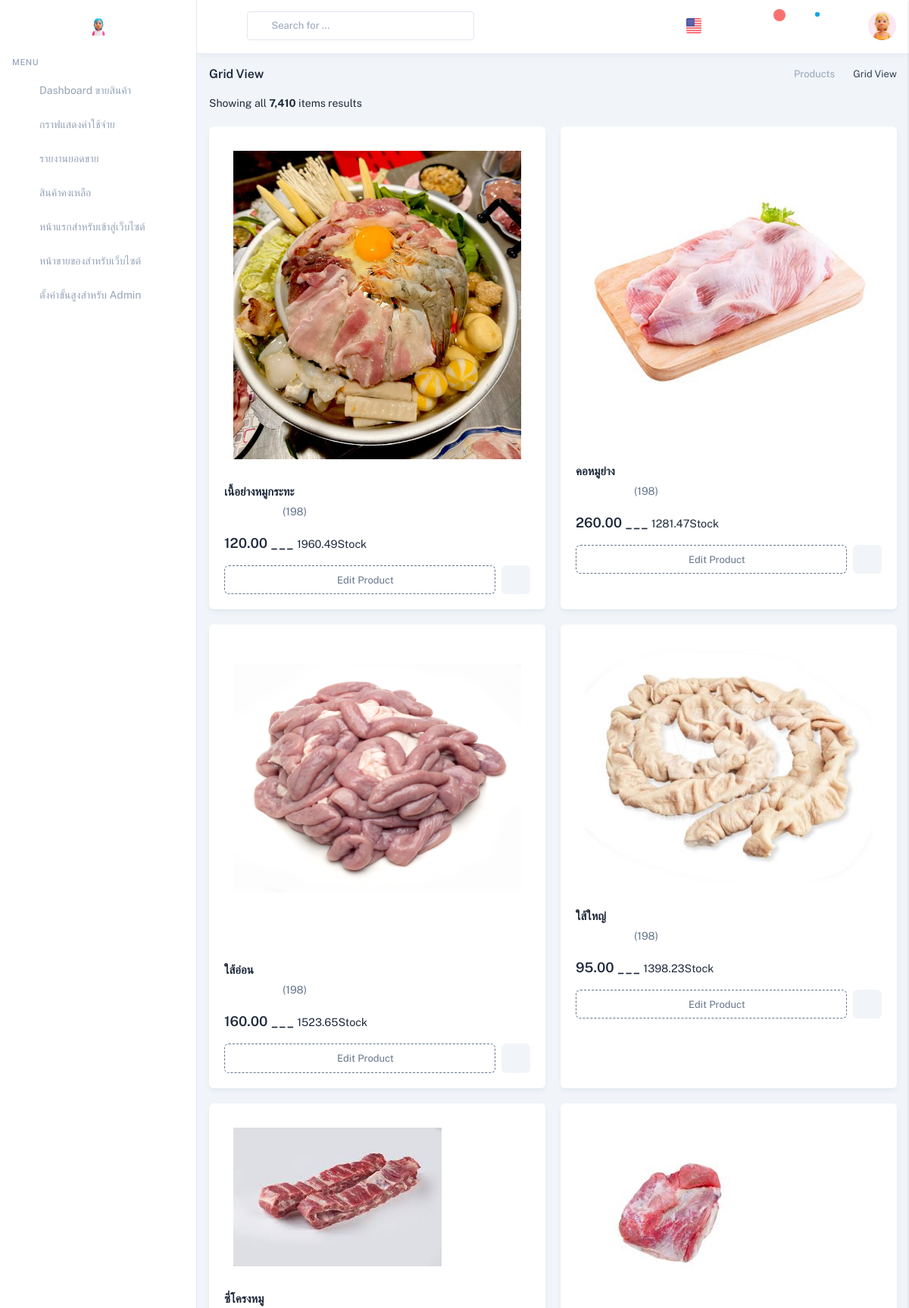
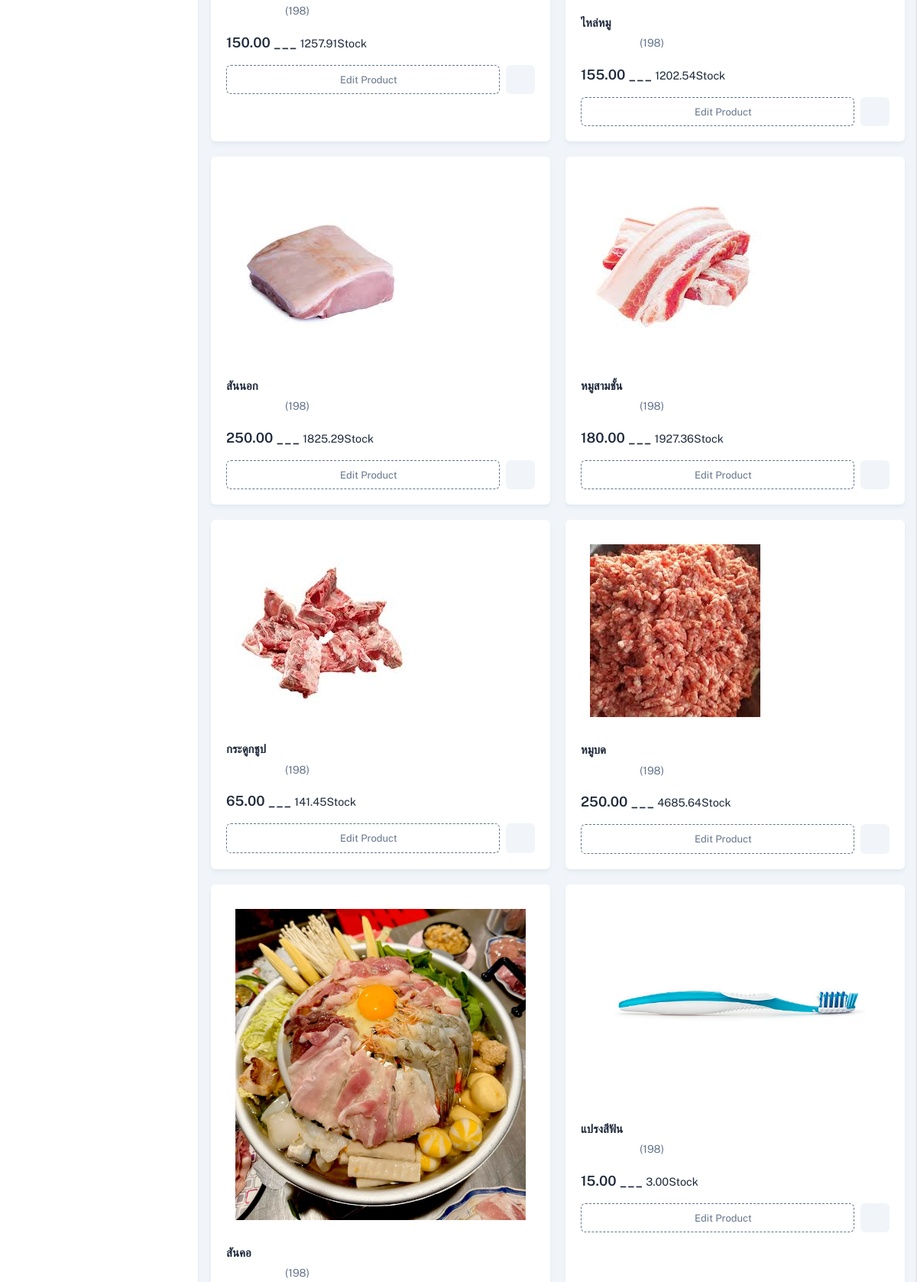
/ProductPreview/ (signed in, upper part), run on the app's committed database (2 pictures, top to bottom).
### productapp/models.py (models this page shows, shortened)
class Product1(models.Model):
    category = models.ForeignKey(Category, on_delete=models.CASCADE,null=True)  # เชื่อมโยงกับ Category
    name = models.CharField(max_length=100)  # ชื่อสินค้า
    description = models.TextField(max_length=500)
    price = models.DecimalField(max_digits=10, decimal_places=2)
    stock = models.DecimalField(max_digits=10, decimal_places=2)
    is_trending = models.BooleanField(default=False)
    image = models.ImageField(upload_to="product")
    profitprice = models.DecimalField(max_digits=10, decimal_places=2)
    created_at = models.DateTimeField(auto_now_add=True)  # วันที่เพิ่ม
    updated_at = models.DateTimeField(auto_now=True)      # วันที่แก้ไข
    barcode = models.IntegerField()

### DashboardUser/views.py (the view)
@login_required(login_url='/login_cover/')
@user_passes_test(is_special_admin,login_url='/eror404/')
def ProductPreview(request):
    ProductStock = Product1.objects.filter(stock__lt=10).values("id", "name", "stock","updated_at")
    Products = Product1.objects.filter(is_trending=True)
    filter2 = Category.objects.all()
    category_id = request.GET.get('category', None)
    min_price = request.GET.get('min_price', None)
    max_price = request.GET.get('max_price', None)
    sort_by = request.GET.get('sort', 'default')
    print(f"🟢 Category ID: {category_id}, Min Price: {min_price}, Max Price: {max_price}, Sort: {sort_by}")
    products = Product1.objects.all()
    ProductStock = Product1.objects.filter(stock__lt=10).values("id", "name", "stock","updated_at")
    total_product_count = Product1.objects.filter(stock__lt=10).count()
    print ("การนับข้อมูล",total_product_count);
    if category_id and category_id.isdigit():
        products = products.filter(category_id=int(category_id))
        print(f"✅ Filtered by Category ({category_id}): {products.count()} items found")
    try:
        if min_price:
            min_price = float(min_price)
            products = products.filter(price__gte=min_price)
            print(f"✅ Filtered by Min Price ({min_price}): {products.count()} items found")
        if max_price:
            max_price = float(max_price)
            products = products.filter(price__lte=max_price)
            print(f"✅ Filtered by Max Price ({max_price}): {products.count()} items found")
    except ValueError:
        print("⚠️ Warning: ราคาไม่ใช่ตัวเลขที่ถูกต้อง")
    if sort_by == 'highest':
        products = products.order_by('-price')  # ราคาสูงไปต่ำ
        print("✅ Sorted by Highest Price")
    elif sort_by == 'lowest':
        products = products.order_by('price')  # ราคาต่ำไปสูง
        print("✅ Sorted by Lowest Price")
    elif sort_by == 'newest':
        products = products.order_by('-created_at')  # สินค้าใหม่สุด
        print("✅ Sorted by Newest")
    print(f"🔵 Total Products After Filtering: {products.count()}")
    return render(request, "ProductPreview.html", {
        "Products": Products,  # ✅ สินค้ายอดนิยม
        "products": products,  # ✅ สินค้าทั้งหมด (ที่ถูกกรองแล้ว)
        "filter1": Product1.objects.all(),  # ✅ ข้อมูลสินค้าทั้งหมด
        "filter2": filter2,    # ✅ หมวดหมู่ทั้งหมด
        "categories": Category.objects.all(),  # ✅ หมวดหมู่ทั้งหมด (อีกตัว)
        "ProductStock":ProductStock,
        "total_product_count":total_product_count,
    })

### DashboardUser/views.py (called while the page is built)
def is_special_admin(user):
    print(f"Checking access for: {user}")
    print(f"User Authenticated: {user.is_authenticated}")
    print(f"User Groups: {user.groups.all()}")
    return user.is_authenticated and user.groups.filter(name='SpecialAdmin').exists()

### DashboardUser/templates/ProductPreview.html (shortened to what this page needs)
{% extends "LayoutDashbords.html"%}
{% load humanize %}
{% load static %}
{% block content%}
<div class="relative min-h-screen group-data-[sidebar-size=sm]:min-h-sm">
    <div class="group-data-[sidebar-size=lg]:ltr:md:ml-vertical-menu group-data-[sidebar-size=lg]:rtl:md:mr-vertical-menu group-data-[sidebar-size=md]:ltr:ml-vertical-menu-md group-data-[sidebar-size=md]:rtl:mr-vertical-menu-md group-data-[sidebar-size=sm]:ltr:ml-vertical-menu-sm group-data-[sidebar-size=sm]:rtl:mr-vertical-menu-sm pt-[calc(theme('spacing.header')_*_1)] pb-[calc(theme('spacing.header')_*_0.8)] px-4 group-data-[navbar=bordered]:pt-[calc(theme('spacing.header')_*_1.3)] group-data-[navbar=hidden]:pt-0 group-data-[layout=horizontal]:mx-auto group-data-[layout=horizontal]:max-w-screen-2xl group-data-[layout=horizontal]:px-0 group-data-[layout=horizontal]:group-data-[sidebar-size=lg]:ltr:md:ml-auto group-data-[layout=horizontal]:group-data-[sidebar-size=lg]:rtl:md:mr-auto group-data-[layout=horizontal]:md:pt-[calc(theme('spacing.header')_*_1.6)] group-data-[layout=horizontal]:px-3 group-data-[layout=horizontal]:group-data-[navbar=hidden]:pt-[calc(theme('spacing.header')_*_0.9)]">
        <div class="container-fluid group-data-[content=boxed]:max-w-boxed mx-auto">
            <div class="flex flex-col gap-2 py-4 md:flex-row md:items-center print:hidden">
                <div class="grow">
                    <h5 class="text-16">Grid View</h5>
                </div>
                <ul class="flex items-center gap-2 text-sm font-normal shrink-0">
                    <li class="relative before:content-['\ea54'] before:font-remix ltr:before:-right-1 rtl:before:-left-1  before:absolute before:text-[18px] before:-top-[3px] ltr:pr-4 rtl:pl-4 before:text-slate-400 dark:text-zink-200">
                        <a href="#!" class="text-slate-400 dark:text-zink-200">Products</a>
                    </li>
                    <li class="text-slate-700 dark:text-zink-100">
                        Grid View
                    </li>
                </ul>
            </div>
            <div class="grid grid-cols-1 2xl:grid-cols-12 gap-x-5 ">
                <div class="2xl:col-span-9">
                    <div class="flex flex-wrap items-center gap-2">
                        <p class="grow">Showing all <b>7,410</b> items results</p>
                    </div>
                    <div class="grid grid-cols-1 mt-5 md:grid-cols-2 [&.gridView]:grid-cols-1 xl:grid-cols-4 group [&.gridView]:xl:grid-cols-1 gap-x-5" id="cardGridView">
                        {% for Product1 in products %}
                        <div class="card md:group-[.gridView]:flex relative" >
                            <div class="relative group-[.gridView]:static p-8 group-[.gridView]:p-5">
                                <div class="group-[.gridView]:p-3 group-[.gridView]:bg-slate-100 dark:group-[.gridView]:bg-zink-600 group-[.gridView]:inline-block rounded-md">
                                    <img src="{{ Product1.image.url }}" alt="" class="group-[.gridView]:h-16">
                                </div>
                            </div>
                            <div class="card-body !pt-0 md:group-[.gridView]:flex group-[.gridView]:!p-5 group-[.gridView]:gap-3 group-[.gridView]:grow">
                                <div class="group-[.gridView]:grow">
                                    <h6 class="mb-1 truncate transition-all duration-200 ease-linear text-15 hover:text-custom-500"><a href="{% url 'EditAdd' Product1.id %}">{{Product1.name}}</a></h6>
                                    <div class="flex items-center text-slate-500 dark:text-zink-200">
                                        <div class="mr-1 text-yellow-500 shrink-0 text-15">
                                            <i class="ri-star-fill"></i>
                                            <i class="ri-star-fill"></i>
                                            <i class="ri-star-fill"></i>
                                            <i class="ri-star-fill"></i>
                                            <i class="ri-star-half-line"></i>
                                        </div>
                                        (198)
                                    </div>
                                    <h5 class="mt-4 text-10">{{Product1.price}} ___  <small class="font-normal  text-10 "> {{Product1.stock}}Stock</small></h5>
                                </div>
                                <div class="flex items-center gap-2 mt-4 group-[.gridView]:mt-0 group-[.gridView]:self-end">
                                     <a href="{% url 'EditAdd' Product1.id %}" class="w-full bg-white border-dashed text-slate-500 btn border-slate-500 hover:text-slate-500 hover:bg-slate-50 hover:border-slate-600 focus:text-slate-600 focus:bg-slate-50 focus:border-slate-600 active:text-slate-600 active:bg-slate-50 active:border-slate-600 dark:bg-zink-700 dark:text-zink-200 dark:border-zink-400 dark:ring-zink-400/20 dark:hover:bg-zink-600 dark:hover:text-zink-100 dark:focus:bg-zink-600 dark:focus:text-zink-100 dark:active:bg-zink-600 dark:active:text-zink-100">
                                        <i data-lucide="shopping-cart" class="inline-block w-3 h-3 leading-none"></i>
                                        <span class="align-middle">Edit Product</span>
                                    </a>
                                    <div class="relative float-right dropdown">
                                        <button class="flex items-center justify-center w-[38.39px] h-[38.39px] dropdown-toggle p-0 text-slate-500 btn bg-slate-100 hover:text-white hover:bg-slate-600 focus:text-white focus:bg-slate-600 focus:ring focus:ring-slate-100 active:text-white active:bg-slate-600 active:ring active:ring-slate-100 dark:bg-slate-500/20 dark:text-slate-400 dark:hover:bg-slate-500 dark:hover:text-white dark:focus:bg-slate-500 dark:focus:text-white dark:active:bg-slate-500 dark:active:text-white dark:ring-slate-400/20" id="productList1" data-bs-toggle="dropdown"><i data-lucide="more-horizontal" class="w-3 h-3"></i></button>
                                    </div>
                                </div>
                            </div>
                        </div>
                        {% endfor %}
                    </div>
                </div>
            </div>
        </div>
    </div>
</div>
{% endblock%}

### data on the page
Product1: image (picture), name "เนื้อย่างหมูกระทะ", price "120.00", stock "1960.49"
Product1: image (picture), name "คอหมูย่าง", price "260.00", stock "1281.47"
Product1: image (picture), name "ใส้อ่อน", price "160.00", stock "1523.65"
Product1: image (picture), name "ใส้ใหญ่", price "95.00", stock "1398.23"
Product1: image (picture), name "ซี่โครงหมู", price "150.00", stock "1257.91"
Product1: image (picture), name "ไหล่หมู", price "155.00", stock "1202.54"
Product1: image (picture), name "สันนอก", price "250.00", stock "1825.29"
Product1: image (picture), name "หมูสามชั้น", price "180.00", stock "1927.36"
Product1: image (picture), name "กระดูกชูป", price "65.00", stock "141.45"
Product1: image (picture), name "หมูบด", price "250.00", stock "4685.64"
Product1: image (picture), name "สันคอ"
Product1: image (picture), name "แปรงสีฟัน", price "15.00", stock "3.00"
